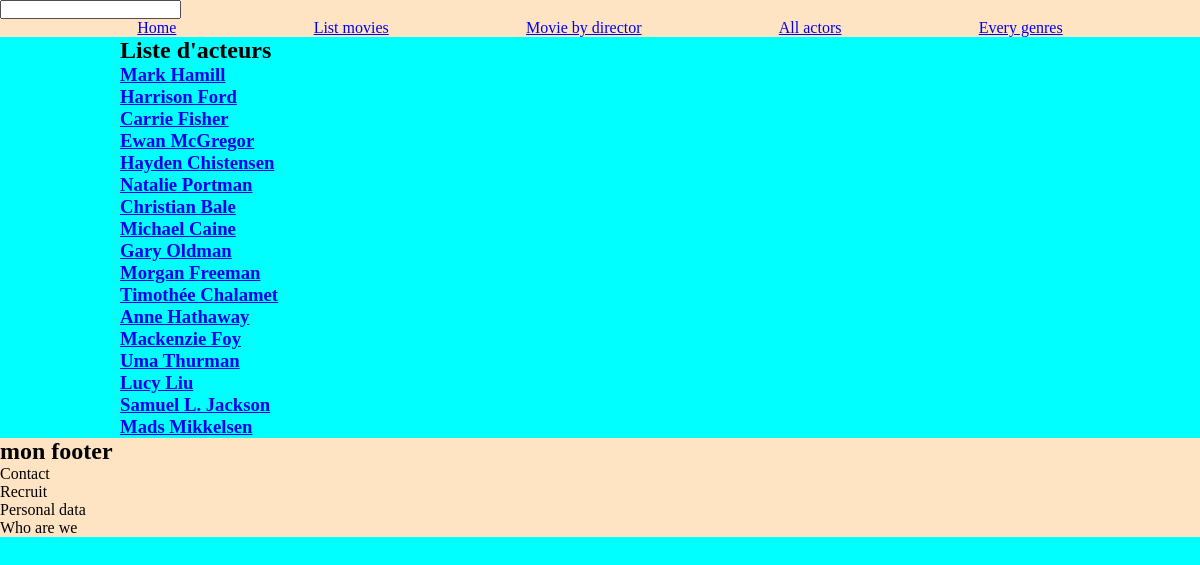
Page /index.php?action=listActors on the committed database.
### tables this page shows
CREATE TABLE IF NOT EXISTS `acteur` (
  `id_acteur` int NOT NULL AUTO_INCREMENT,
  `nom` varchar(255) NOT NULL,
  `prenom` varchar(255) NOT NULL,
  `sexe` varchar(255) NOT NULL,
  `dateDeNaissance` date NOT NULL,
  PRIMARY KEY (`id_acteur`)
);

### controller/ActorController.php (called while the page is built, shortened)
<?php
require_once "./bdd/DAO.php";
class ActorController {
    public function findAll() {
        $dao = new DAO();
        $sql =
        "SELECT  a.id_acteur, CONCAT(a.prenom ,' ', a.nom) AS full_name, a.sexe, a.dateDeNaissance
        FROM acteur a"
        ;
        $acteurs = $dao->executerRequete($sql);
        require "./view/actor/listActors.php";
    }
}
?>

### bdd/DAO.php (called while the page is built, shortened)
<?php
class DAO{
    private $bdd;
    public function __construct(){
        $this->bdd = new \PDO('mysql:host=localhost;dbname=cinema;charset=utf8', 'root', '');
    }
    public function executerRequete($sql, $params = NULL){
        if ($params == NULL){
            $resultat = $this->bdd->query($sql);
        }else{
            $resultat = $this->bdd->prepare($sql);
            $resultat->execute($params);
        }
        return $resultat;
    }
}

### view/actor/listActors.php (the view, shortened to what this page needs)
<h2>Liste d'acteurs</h2>
<?php
while ($acteur = $acteurs->fetch()) {
    $acteurId = $acteur["id_acteur"];
    echo "<h3><a href='index.php?action=detailsActor&id=$acteurId'>".$acteur["full_name"]."</a></h3>";
?>
<?php
}
?>
<?php
require "./view/layout.php";
?>

### public/css/style.css (style rules this page uses)
* { margin: 0; padding: 0; box-sizing: border-box; }
body { background-color: aqua; }

### rows in the picture
acteur: full_name "Mark Hamill"
acteur: full_name "Harrison Ford"
acteur: full_name "Carrie Fisher"
acteur: full_name "Ewan McGregor"
acteur: full_name "Hayden Chistensen"
acteur: full_name "Natalie Portman"
acteur: full_name "Christian Bale"
acteur: full_name "Michael Caine"
acteur: full_name "Gary Oldman"
acteur: full_name "Morgan Freeman"
acteur: full_name "Timothée Chalamet"
acteur: full_name "Anne Hathaway"
acteur: full_name "Mackenzie Foy"
acteur: full_name "Uma Thurman"
acteur: full_name "Lucy Liu"
acteur: full_name "Samuel L. Jackson"
acteur: full_name "Mads Mikkelsen"
